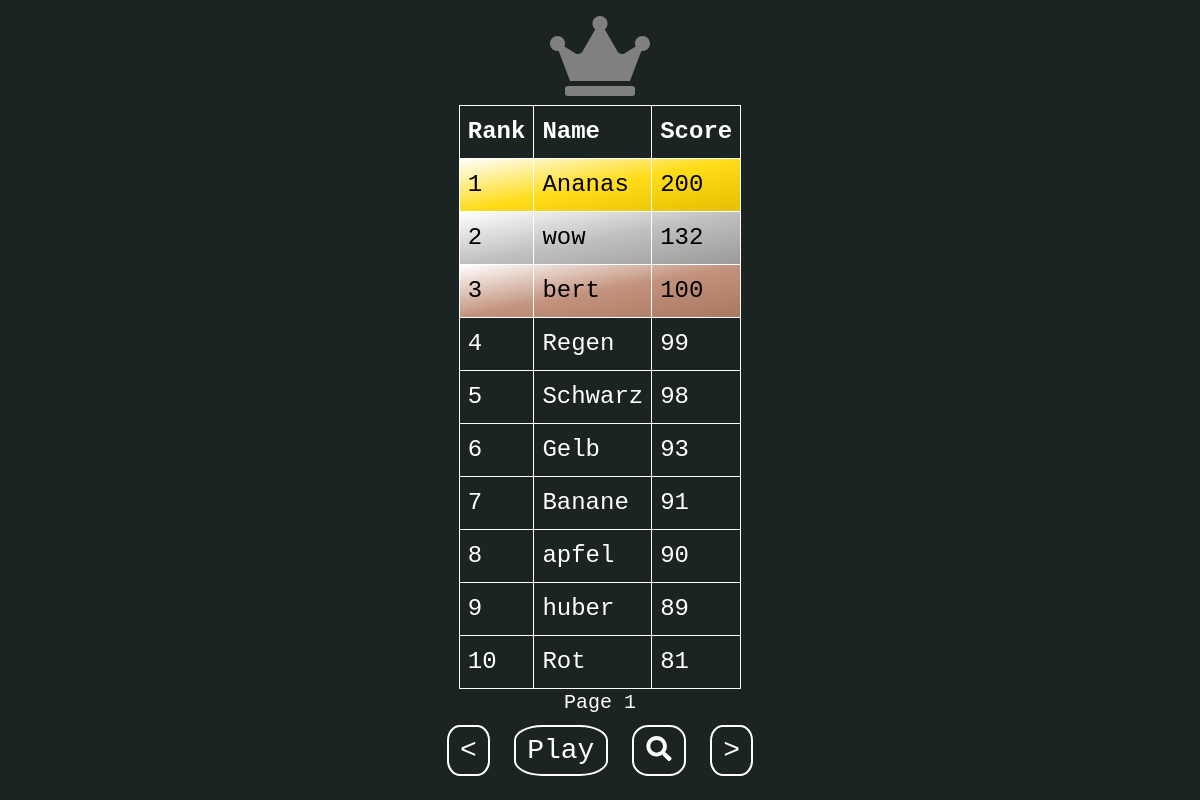
The app's page /leaderboard with its own data.
### application.py (models this page shows, shortened)
class scores(db.Model):
    score_id = db.Column("id", db.Integer, primary_key=True)
    name = db.Column("name", db.String(20))
    score = db.Column("score", db.Integer)

### application.py (the view)
@app.route("/leaderboard", methods=["GET","POST"])
def leaderboard():
    if request.method == "GET":
        page = request.args.get("page")
        if not page:
            page = 1
        players = scores.query.order_by(scores.score.desc()).limit(11).offset((int(page) - 1) * 10).all()
        for player in players:
            player.rank = scores.query.filter(scores.score > player.score).count() + 1
        return render_template("leaderboard.html", scores=players, page=int(page))
    else:
        scr = scores(request.form.get("name")[:20], request.form.get("score"))
        db.session.add(scr)
        db.session.commit()
        return redirect("/leaderboard")

### application.py (called while the page is built)
@app.after_request
def after_request(response):
    response.headers["Cache-Control"] = "no-cache, no-store, must-revalidate"
    response.headers["Expires"] = 0
    response.headers["Pragma"] = "no-cache"
    return response

### templates/leaderboard.html (shortened to what this page needs)
{% extends "layout.html" %}
{% block style %}
    <link href="/static/leaderboard.css" rel="stylesheet">
    <link rel="stylesheet" href="/static/index.css">
{% endblock %}
{% block body %}
    <div class="crown"><i class="fas fa-crown"></i></div>
    <table>
        <thead>
            <tr>
                <th>Rank</th>
                <th>Name</th>
                <th>Score</th>
            </tr>
        </thead>
        <tbody>
            {% for i in range(10) %}
                {% if scores[i] %}
                <tr class='rank{{ scores[i]["rank"] }}'>
                    <td>{{ scores[i]["rank"] }}</td>
                    <td><div class="overflow">{{ scores[i]["name"] }}</div></td>
                    <td>{{ scores[i]["score"] }}</td>
                </tr>
                {% endif %}
            {% endfor %}
        </tbody>
    </table>
    <div class="page">Page {{ page }}</div>
    <div class="bar">
        <a class="restart"
        ><</a>
        <a class="restart" href="/">Play</a>
        <a class='restart' href="/search"><i class="fas fa-search"></i></a>
        <a class="restart"
            {% if scores|length >= 11 %}
                href="/leaderboard?page={{ page + 1 }}"
            {% endif %}
        >></a>
    </div>
{% endblock %}

### templates/layout.html (shortened to what this page needs)
<!DOCTYPE html>
<html lang="en">
    <head>
        <link rel="stylesheet" href="https://cdn.jsdelivr.net/npm/bootstrap@4.5.3/dist/css/bootstrap.min.css">
        {% block style %}{% endblock %}
    </head>
    <body id="body">
        {% block body %}{% endblock %}
    </body>
</html>

### static/leaderboard.css (style rules this page uses)
table { color: white; font-size: min(3vh, 6vw); border-collapse: collapse; }
td, th { border: 1px solid white; padding: 0.5rem; }
.crown { color: grey; font-size: 5rem; line-height: 100%; }
.bar { color: white; display: inline-grid; grid-template-columns: repeat(4, auto); grid-template-rows: auto; text-align: center; font-size: 3.5vh; }
.bar .restart { padding: 0.15rem 0.7rem; margin-top: 1vh; margin-left: 1vw; margin-right: 1vw; margin-bottom: 1vh; }
.page { color: white; line-height: 100%; padding: 00.25rem 0; font-size: min(2.5vh, 5vw); }
.rank1 { color: black; background: linear-gradient(to top left, rgb(226, 192, 0), rgb(255, 220, 24), white); border-color: gold; }
.rank2 { background: linear-gradient(to top left, rgb(153, 153, 153), silver, white); color: black; }
.rank3 { color: black; background: linear-gradient(to top left, #a87760, #c2927c, white); }
td:nth-child(2) { max-width: 50vw; }
.overflow { height: 100%; width: 100%; overflow: auto; }
.fa-search { vertical-align: middle; padding-bottom: 10%; }

### static/index.css (style rules this page uses)
body { min-height: 100vh; font-family: 'Courier New', monospace !important; background: #1b2323; display: flex; flex-direction: column; justify-content: center; align-content: center; align-items: center; }
.restart { background: none; border-radius: 30%; border-width: 0.3vh; border-color: white; border-style: solid; color: white; }
a { text-decoration: none; }

### records on screen
scores: name "Ananas", score "200"
scores: name "wow", score "132"
scores: name "bert", score "100"
scores: name "Regen", score "99"
scores: name "Schwarz", score "98"
scores: name "Gelb", score "93"
scores: name "Banane", score "91"
scores: name "apfel", score "90"
scores: name "huber", score "89"
scores: name "Rot", score "81"

### other values on screen
{{ scores[i]["rank"] }} "1" "2" "3" "4" "5" "6" "7" "8" "9" "10"
{{ page }} "1"
